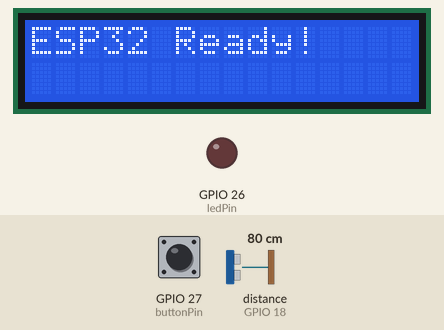
The program below on a simulated ESP32. On the bench: 16×2 character LCD, output pins drawn as LEDs (lit = HIGH). Wiring (from diagram.json): ultrasonic range finder: trigger GPIO 5; echo GPIO 18. The inputs (shaded band) are chosen by the test bench; at power-on: GPIO 27 (buttonPin) HIGH, distance to the obstacle (sensor on GPIO 18) 80 cm. The echo pulse lasts 58.3 µs per cm; WiFi joins after 1.5 s; servers stay silent unless stated; pins used as bus, display or sensor lines are not drawn; what the program prints to the serial monitor is not drawn.

Above: at 0.1 s.
3.5 s: GPIO 27 (buttonPin) pulled LOW for 0.15 s
At 5.1 s:
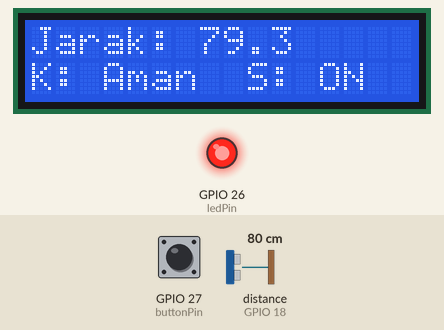
5.4 s: distance to the obstacle (sensor on GPIO 18) set to 22 cm
At 6.7 s:
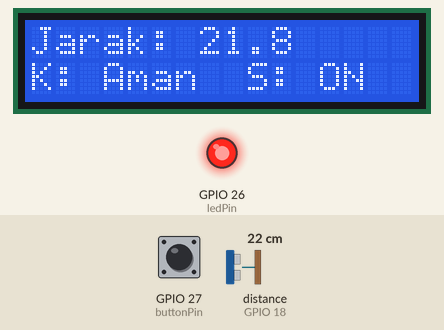
7.4 s: distance to the obstacle (sensor on GPIO 18) set to 18 cm
At 9.1 s:
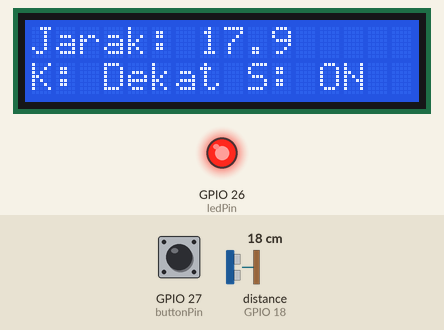
9.4 s: distance to the obstacle (sensor on GPIO 18) set to 2 cm
At 10.8 s:
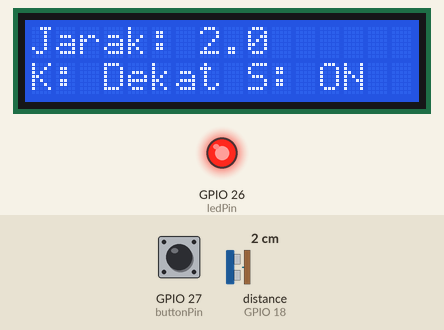
11.4 s: GPIO 27 (buttonPin) pulled LOW for 1 s
At 12.8 s:
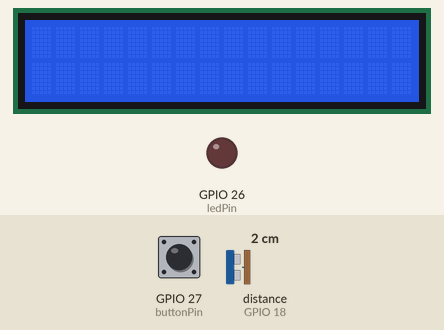
Timing chart, 0 to 14.4 s (numbered marks = the images above; inputs shaded):
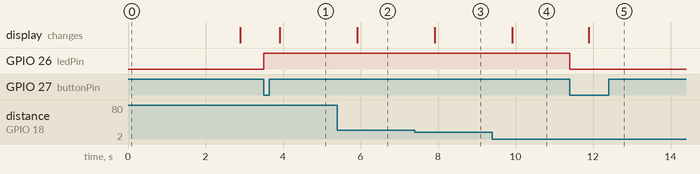

Measured:
- the behaviour switches between 21 and 20 cm on distance to the obstacle (sensor on GPIO 18) (found by bisection; images 2 and 3)
- after the input at 3.5 s, GPIO 26 (ledPin): LOW → HIGH at once; the display: changes after 0.41 s (image 1)
- after the input at 5.4 s, the display: changes after 0.51 s (image 2)
- after the input at 7.4 s, the display: changes after 0.51 s (image 3)
- after the input at 9.4 s, the display: changes after 0.51 s (image 4)
- after the input at 11.4 s, GPIO 26 (ledPin): HIGH → LOW at once; the display: changes after 0.49 s (image 5)

The program:

main.cpp
```cpp
#define BLYNK_TEMPLATE_ID "TMPL6CelwIvMc"
#define BLYNK_TEMPLATE_NAME "Latihan Responsi Praktiku Internet Of Things"
#define BLYNK_AUTH_TOKEN "o_gOTD-BzXaQ5-8ABqsTCg3G0SqcaBRp"

#define BLYNK_PRINT Serial

#include <WiFi.h>
#include <WiFiClient.h>
#include <Wire.h>
#include <LiquidCrystal_I2C.h>
#include <BlynkSimpleEsp32.h>

char ssid[] = "Wokwi-GUEST";
char pass[] = "";

const int buttonPin = 27;
bool lastButtonState = HIGH;
const int ledPin = 26;
bool ledState = false;
const int trigPin = 5;
const int echoPin = 18;

BlynkTimer timer;

LiquidCrystal_I2C lcd(0x27, 16, 2);

float getDistance()
{
  digitalWrite(trigPin, LOW);
  delayMicroseconds(2);
  digitalWrite(trigPin, HIGH);
  delayMicroseconds(10);
  digitalWrite(trigPin, LOW);

  long duration = pulseIn(echoPin, HIGH);
  float distance = duration * 0.034 / 2;
  return distance;
}

void writeLcd(float distance, const char *conditionText, const char *statusText)
{
  lcd.setCursor(0, 0);
  lcd.print("Jarak: ");
  lcd.println(distance, 1);

  lcd.setCursor(0, 1);
  lcd.print("K: ");
  lcd.print(conditionText);

  lcd.setCursor(9, 1);
  lcd.print("S: ");
  lcd.print(statusText);
}

void sendDataToBlynk()
{
  float distance = getDistance();
  Serial.print("Jarak: ");
  Serial.print(distance);
  Serial.println(" cm");

  bool condition = distance > 20;
  const char *conditionText = condition ? "Aman " : "Dekat";

  bool status = digitalRead(ledPin);
  const char *statusText = status ? "ON" : "OFF";

  if (status)
  {
    writeLcd(distance, conditionText, statusText);
  }
  else
  {
    lcd.clear();
  }

  Blynk.virtualWrite(V0, distance);
  Blynk.virtualWrite(V1, status);
  Blynk.virtualWrite(V2, condition);
}

void setup()
{
  Serial.begin(115200);

  pinMode(buttonPin, INPUT_PULLUP);
  pinMode(ledPin, OUTPUT);
  digitalWrite(ledPin, LOW);

  pinMode(trigPin, OUTPUT);
  pinMode(echoPin, INPUT);
  digitalWrite(trigPin, LOW);

  Wire.begin(21, 22);
  lcd.init();
  lcd.backlight();
  lcd.clear();
  lcd.setCursor(0, 0);
  lcd.print("ESP32 Ready!");

  Blynk.begin(BLYNK_AUTH_TOKEN, ssid, pass);

  Serial.println("Everything is ready!");
  timer.setInterval(1000, sendDataToBlynk);
}

void loop()
{
  Blynk.run();
  timer.run();

  int buttonState = digitalRead(buttonPin);

  if (lastButtonState == HIGH && buttonState == LOW)
  {
    ledState = !ledState;
    digitalWrite(ledPin, ledState);
    delay(50);
  }

  lastButtonState = buttonState;
}
```
